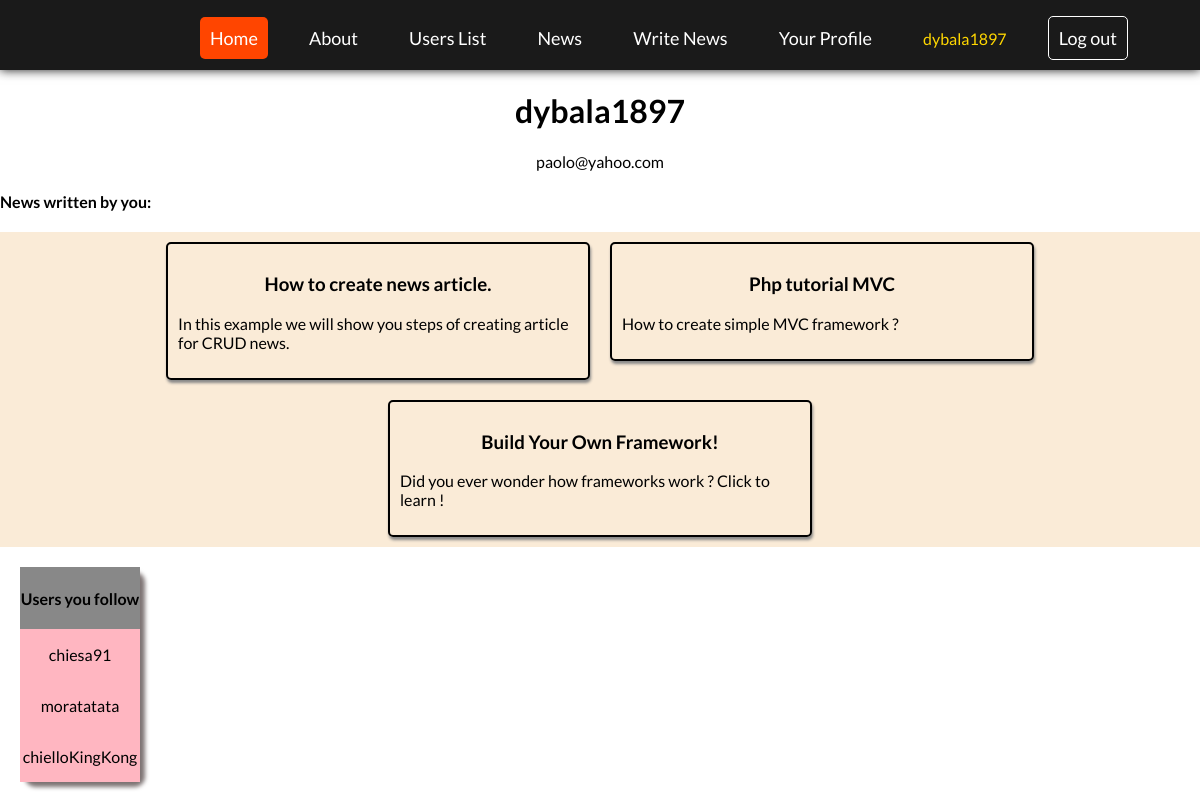
Page /users/showUserProfile/7 (signed in) on the committed database.
### tables this page shows
CREATE TABLE `users` (
  `id` int(11) NOT NULL,
  `username` varchar(255) NOT NULL,
  `email` varchar(255) NOT NULL,
  `password` varchar(255) NOT NULL
);

CREATE TABLE `news` (
  `id` int(11) NOT NULL,
  `user_id` int(11) NOT NULL,
  `title` varchar(255) NOT NULL,
  `synopsis` varchar(200) NOT NULL,
  `body` mediumtext NOT NULL
);

### app/controllers/Users.php (called while the page is built, shortened)
<?php
class Users extends Controller {
     protected $userModel;
    public function __construct() {
        $this->userModel = $this->model('User');
    }
    public function showUserProfile($userID){
        $user_data = $this->userModel->show($userID);
        $user_news = $this->userModel->showUserNews($userID);
        $users_you_follow=$this->userModel->showUsersYouFollow($userID);
        $data = [
            'user'=>$user_data,
            'user-news'=>$user_news,
            'users-you-follow'=>$users_you_follow,
        ];
        $this->view('users/showUserProfile',$data);
    }
}

### app/libraries/Core.php (called while the page is built, shortened)
<?php
  class Core {
    protected $currentController = 'Home';
    protected $currentMethod = 'index';
    protected $params = [];
    public function __construct(){
      $url = $this->getUrl();
      if($url==NULL){
        $url[0]=$this->currentController;
        require_once '../app/controllers/'. $this->currentController . '.php';
        $this->currentController = new $url[0]($this->currentMethod);
      }
      else {
        $this->currentController=$url[0];
        $this->currentMethod = isset($url[1]) ? $url[1] :'';
        $this->params=array_slice($url, 2);
        $this->ctrlPath = '../app/controllers/' . ucwords($url[0]). '.php';
        if(file_exists($this->ctrlPath)){
          $this->currentController = new $url[0]($this->currentMethod);
        }
        else {
           die("Location does not exist on this server. 404");
        }
      }
      call_user_func_array([$this->currentController, $this->currentMethod], $this->params);
    }
    public function getUrl(){
      if(isset($_GET['url'])){
        $url = rtrim($_GET['url'], '/');
        $url = filter_var($url, FILTER_SANITIZE_URL);
        $url = explode('/', $url);
        return $url;
      }
    }
  }

### app/require.php (called while the page is built, shortened)
<?php
    require_once 'libraries/Core.php';
    require_once 'libraries/Controller.php';
    require_once 'libraries/Database.php';
    $init = new Core();

### public/index.php (called while the page is built)
<?php
    require_once '../app/require.php';

### app/libraries/Database.php (called while the page is built, shortened)
<?php
    class Database {
        private $dbHost = DB_HOST;
        private $dbUser = DB_USER;
        private $dbPass = DB_PASS;
        private $dbName = DB_NAME;
        private $statement;
        private $dataBase;
        public function __construct() {
            $conn = 'mysql:host=' . $this->dbHost . ';dbname=' . $this->dbName;
            $options = array(
                PDO::ATTR_PERSISTENT => true,
                PDO::ATTR_ERRMODE => PDO::ERRMODE_EXCEPTION
            );
            try {
                $this->dataBase = new PDO($conn, $this->dbUser, $this->dbPass, $options);
            } catch (PDOException $e) {
                $this->error = $e->getMessage();
                echo $this->error;
            }
        }
        public function query($sql) {
            $this->statement = $this->dataBase->prepare($sql);
        }
        public function bind($parameter, $value, $type = null) {
            switch (is_null($type)) {
                default:
                    $type = PDO::PARAM_STR;
            }
            $this->statement->bindValue($parameter, $value, $type);
        }
        public function execute() {
            return $this->statement->execute();
        }
        public function all() {
            $this->execute();
            return $this->statement->fetchAll(PDO::FETCH_OBJ);
        }
        public function single() {
            $this->execute();
            return $this->statement->fetch(PDO::FETCH_OBJ);
        }
    }

### app/models/User.php (called while the page is built, shortened)
<?php
class User {
    private $db;
    public function __construct() {
        $this->db = new Database;
    }
    public function show($data){
       $this->db->query("SELECT * FROM users WHERE id=:id");
       $this->db->bind(':id', $data);
       return $this->db->single();
    }
    public function showUserNews($data){
        $this->db->query("SELECT * FROM news WHERE user_id=:id");
        $this->db->bind(':id',$data);
        return $this->db->all();
    }
    public function showUsersYouFollow($data) {
        $this->db->query("SELECT * FROM users WHERE id IN (SELECT following_user_id FROM follows uf WHERE uf.user_id = :id)");
        $this->db->bind(':id',$data);
        return $this->db->all();
    }
}

### app/views/users/showUserProfile.php (the view)
<?php
   require APPROOT . '/views/includes/head.php';
?>
<div class="navbar">
    <?php
       require APPROOT . '/views/includes/navigation.php';
    ?>
</div>
<h1 style="text-align: center;"><?=$data['user']->username?></h1>
<p style="text-align: center;"> <?= $data['user']->email?> </p>
<h4>News written by you:</h4>
<div  class="news-flex">
      <?php foreach($data['user-news'] as $userNews): ?>
         <a href="<?php echo URLROOT; ?>/news/show/<?= $userNews->id; ?>" id="one-user-anchor" >
         <div class="news-section">
               <h3> <?= $userNews->title; ?></h3>
               <p> <?= $userNews->synopsis; ?>   </p>
          </div>
         </a>
      <?php endforeach; ?>
</div>
<div class="user-followers">
    <div style="width: 100%;background-color: #888888;text-align: center;">
    <h4 >Users you follow</h4>
    </div>
    <?php foreach($data['users-you-follow'] as $follower): ?>
         <div class="follower-username">
                <a href="<?php echo URLROOT; ?>/users/show/<?= $follower->id; ?>" id="one-follower-anchor">
                        <p> <?= $follower->username ?> </p> <br>
                </a>
        </div>
    <?php endforeach; ?>
</div>

### public/css/style.css (style rules this page uses)
html, body { height: 100%; width: 100%; padding: 0; margin: 0; top: 0; bottom: 0; font-family: 'Lato', sans-serif; }
.navbar { width: 100%; height: 70px; background-color: #1a1a1a; box-shadow: 0px 0px 10px #1a1a1a; }
#one-user-anchor { text-decoration: none; color: black; }
.news-flex { display: flex; justify-content: center; flex-wrap: wrap; background-color: antiquewhite; align-content: center; }
.news-section h3 { text-align: center; }
.news-section { margin: 10px; padding: 10px; width: 400px; border: 2px solid black; border-radius: 5px; transition: 0.60s; box-shadow: 1px 3px 3px #888888; }
.user-followers { background-color: antiquewhite; margin: 20px; width: 10%; display: flex; flex-direction: column; justify-content: center; align-items: center; border-radius: 10px; box-shadow: 5px 5px 4px #7e7474; }
.user-followers a { text-decoration: none; color: black; }
div.follower-username { width: 100%; text-align: center; background-color:lightpink; transition: 0.60s; }
div.follower-username a { width: 100%; display: flex; align-items: center; justify-content: center; }

### rows in the picture
users: username "dybala1897", email "paolo@yahoo.com"
news: title "How to create news article.", synopsis "In this example we will show you steps of creating article for CRUD news."
news: title "Php tutorial MVC", synopsis "How to create simple MVC framework ?"
news: title "Build Your Own Framework!", synopsis "Did you ever wonder how frameworks work ? Click to learn !"
users: username "chiesa91"
users: username "moratatata"
users: username "chielloKingKong"

### other values in the picture
$_SESSION['username'] "dybala1897"
